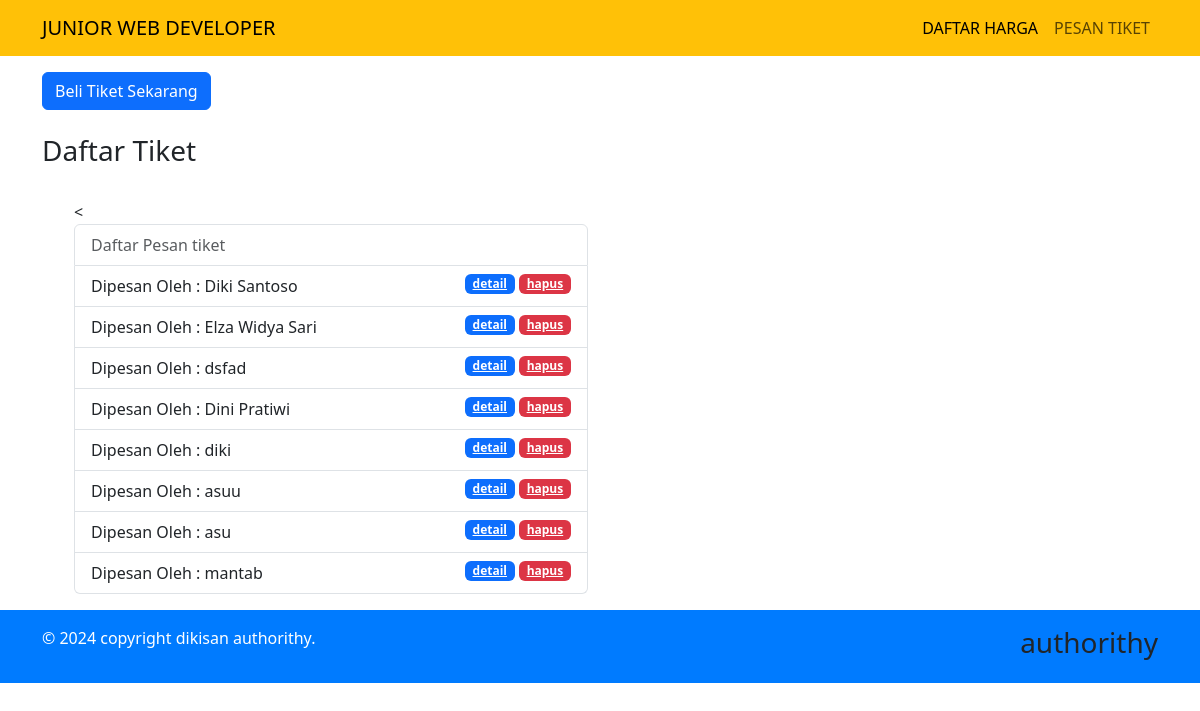
Page /public/tiket on the earlier database version.
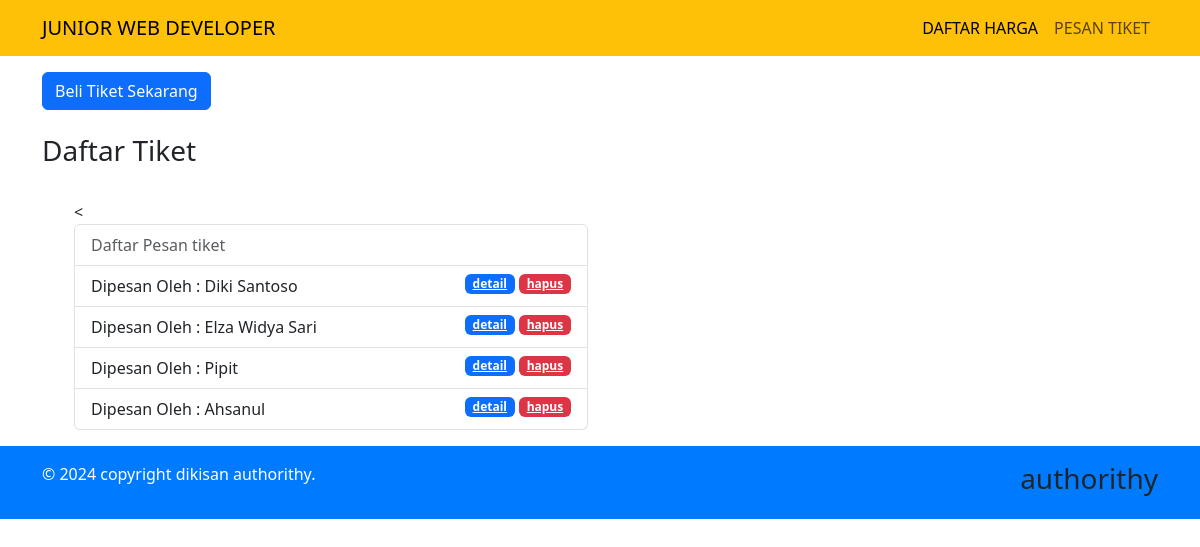
Same page on the later database version.
### tables this page shows
CREATE TABLE `pemesanan` (
  `id` int(11) NOT NULL,
  `namaLengkap` varchar(50) NOT NULL,
  `nomor_identitas` varchar(16) NOT NULL,
  `No_hp` varchar(12) NOT NULL,
  `kelasPenumpang` varchar(50) NOT NULL,
  `jadwal_keberangkatan` date NOT NULL,
  `jumlah_penumpang` varchar(25) NOT NULL,
  `jumlah_lansia` varchar(25) NOT NULL,
  `Total_harga` varchar(100) NOT NULL
);

### app/core/Controller.php (called while the page is built, shortened)
<?php
class Controller {
    public function view($view, $data = []) {
        require_once '../app/views/'. $view . '.php';
    }
    public function model($model) {
        return new $model;
}
}

### app/controllers/tiket.php (called while the page is built, shortened)
<?php
class Tiket extends controller{
    public function index(){
        $data['judul']='Junior Web Developer';
        $data['pemesanan'] = $this->model('Tiket_model')->getAllTiket();
        $this->view('template/header',$data);
        $this->view('Tiket/index',$data);
        $this->view('template/footer');
    }
}

### app/core/App.php (called while the page is built, shortened)
<?php
class App {
    protected $method = 'index';
    protected $params = [];
    public function __construct() {
        $this->controller = new $this->controller;
        call_user_func_array([$this->controller, $this->method], $this->params);
    }
}
?>

### public/index.php (called while the page is built, shortened)
<?php
 $app = new App;

### app/core/Database.php (called while the page is built, shortened)
<?php
class Database {
    private $host = DB_HOST;
    private $user = DB_USER;
    private $pass = DB_PASS;
    private $db_name = DB_NAME;
    private $dbh;
    private $stmt;
    public function __construct(){
        $dsn='mysql:host=' . $this->host . ';dbname=' . $this->db_name;
        $option=[
            PDO::ATTR_PERSISTENT => true,
            PDO::ATTR_ERRMODE => PDO::ERRMODE_EXCEPTION
        ];
        try {
            $this->dbh = new PDO($dsn, $this->user, $this->pass,$option);
        } catch (PDOException $e) {
            die($e->getMessage());
        }
    }
    public function query($query){
        $this->stmt = $this->dbh->prepare($query);
    }
    public function execute(){
        $this->stmt->execute();
    }
    public function resultSet(){
        $this->execute();
        return $this->stmt->fetchAll(PDO::FETCH_ASSOC);
    }
}

### app/model/Tiket_model.php (called while the page is built, shortened)
<?php
class Tiket_model {
    private $table='pemesanan';
    private $db;
    public function __construct(){
        $this->db = new Database();
    }
    public function getALLTiket(){
        $this->db->query('SELECT * FROM ' . $this->table);
        return $this->db->resultSet();
    }
    }

### app/views/Tiket/index.php (the view, shortened to what this page needs)
<div class="container mt-3">
    <div class="row">
        <div class="col-6">
            <button type="button" class="btn btn-primary" data-bs-toggle="modal" data-bs-target="#formModal">
            Beli Tiket Sekarang
            </button>
            <br>
            <br>
            <h3>Daftar Tiket</h3>
            <br>
            <ul>
                <div class="row">
                <div class="col-12">
                 <<ul class="list-group">
                    <li class="list-group-item disabled" aria-disabled="true">Daftar Pesan tiket</li>
                    <?php foreach ($data['pemesanan'] as $table ) : ?>
                    <li class="list-group-item ">
                    Dipesan Oleh : <?= $table['namaLengkap'] ?>
                    <a onclick="return confirm('apakah anda yakin?')" href="<?= BASEURL; ?>/Tiket/hapus/<?= $table['id']; ?>" class="badge text-bg-danger float-end ms-1 "> hapus</a>
                    <a href="<?= BASEURL; ?>/Tiket/detail/<?= $table['id']; ?>" class="badge text-bg-primary float-end ms-1"> detail</a>
                    </li>
                    <?php endforeach;?>
                </ul>
                </div>
                </div>
        </div>
    </div>
</div>

### app/views/template/header.php (shortened to what this page needs)
<!DOCTYPE html>
<html lang="en">
<head>
    <link rel="stylesheet" href="<?= BASEURL; ?>/css/bootstrap.css">
    <link rel="stylesheet" href="<?= BASEURL; ?>/css/app.css">
</head>
<body>
<nav class="navbar navbar-expand-lg bg-warning">
  <div class="container">
    <a class="navbar-brand" href="<?= BASEURL; ?>">JUNIOR WEB DEVELOPER</a>
    <div class="collapse navbar-collapse" id="navbarNav">
      <ul class="navbar-nav ms-auto">
        <li class="nav-item">
          <a class="nav-link active bar" aria-current="page" href="<?= BASEURL; ?>/bus">DAFTAR HARGA</a>
        </li>
        <li class="nav-item">
          <a class="nav-link bar" href="<?= BASEURL; ?>/tiket">PESAN TIKET</a>
        </li>
      </ul>
      </div>
    </div>
</nav>

### app/views/template/footer.php (shortened to what this page needs)
<footer class="footer mt-auto py-3">
    <div class="container">
      <div class="row">
        <div class="col-md-6">
          <p>&copy; 2024 copyright dikisan authorithy.</p>
        </div>
        <div class="col-md-6 text-md-end">
          <h3>authorithy</h3>
        </div>
      </div>
    </div>
  </footer>
</body>
</html>

### public/css/app.css (style rules this page uses)
.footer { background-color: #007bff; padding: 20px 0; position: relative; bottom: 0; width: 100%; }
.footer p, .footer a { color: #fff; }

Differences in the rows shown:
removed pemesanan: namaLengkap "dsfad"
removed pemesanan: namaLengkap "Dini Pratiwi"
removed pemesanan: namaLengkap "diki"
removed pemesanan: namaLengkap "asuu"
removed pemesanan: namaLengkap "asu"
removed pemesanan: namaLengkap "mantab"
added pemesanan: namaLengkap "Pipit"
added pemesanan: namaLengkap "Ahsanul"
